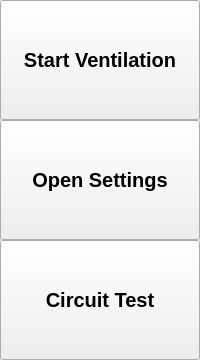
      <widget class="QWidget" name="startup">
       <layout class="QVBoxLayout" name="verticalLayout_3">
        <property name="spacing">
         <number>0</number>
        </property>
        <property name="leftMargin">
         <number>0</number>
        </property>
        <property name="topMargin">
         <number>0</number>
        </property>
        <property name="rightMargin">
         <number>0</number>
        </property>
        <property name="bottomMargin">
         <number>0</number>
        </property>
        <item>
         <widget class="QPushButton" name="button_start_vent">
          <property name="minimumSize">
           <size>
            <width>0</width>
            <height>120</height>
           </size>
          </property>
          <property name="font">
           <font>
            <pointsize>15</pointsize>
            <weight>75</weight>
            <bold>true</bold>
           </font>
          </property>
          <property name="text">
           <string>Start Ventilation</string>
          </property>
         </widget>
        </item>
        <item>
         <widget class="QPushButton" name="button_start_settings">
          <property name="minimumSize">
           <size>
            <width>0</width>
            <height>120</height>
           </size>
          </property>
          <property name="font">
           <font>
            <pointsize>15</pointsize>
            <weight>75</weight>
            <bold>true</bold>
           </font>
          </property>
          <property name="text">
           <string>Open Settings</string>
          </property>
         </widget>
        </item>
        <item>
         <widget class="QPushButton" name="button_start_test">
          <property name="minimumSize">
           <size>
            <width>0</width>
            <height>120</height>
           </size>
          </property>
          <property name="font">
           <font>
            <pointsize>15</pointsize>
            <weight>75</weight>
            <bold>true</bold>
           </font>
          </property>
          <property name="text">
           <string>Circuit Test</string>
          </property>
         </widget>
        </item>
       </layout>
      </widget>
